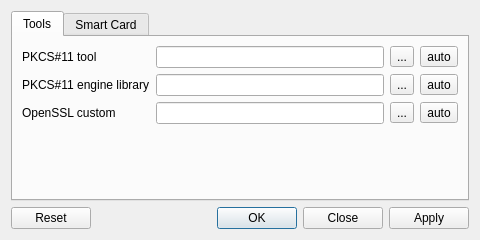
<?xml version="1.0" encoding="UTF-8"?>
<ui version="4.0">
 <class>ConfigDialog</class>
 <widget class="QDialog" name="ConfigDialog">
  <property name="geometry">
   <rect>
    <x>0</x>
    <y>0</y>
    <width>480</width>
    <height>240</height>
   </rect>
  </property>
  <property name="windowTitle">
   <string>Configuration</string>
  </property>
  <property name="modal">
   <bool>true</bool>
  </property>
  <layout class="QGridLayout" name="gridLayout" rowstretch="1,0" columnstretch="0">
   <item row="1" column="0">
    <widget class="QDialogButtonBox" name="buttonBox">
     <property name="standardButtons">
      <set>QDialogButtonBox::Apply|QDialogButtonBox::Close|QDialogButtonBox::Ok|QDialogButtonBox::Reset</set>
     </property>
    </widget>
   </item>
   <item row="0" column="0">
    <widget class="QTabWidget" name="tabWidget">
     <property name="currentIndex">
      <number>0</number>
     </property>
     <widget class="QWidget" name="toolsTab">
      <attribute name="title">
       <string>Tools</string>
      </attribute>
      <layout class="QGridLayout" name="gridLayout_3" rowstretch="0,0,0,1" columnstretch="0,1,0,0">
       <item row="1" column="0">
        <widget class="QLabel" name="pkcsEngineLibLabel">
         <property name="text">
          <string>PKCS#11 engine library</string>
         </property>
        </widget>
       </item>
       <item row="1" column="3">
        <widget class="QToolButton" name="pkcsEngineLibAuto">
         <property name="text">
          <string>auto</string>
         </property>
         <property name="icon">
          <iconset resource="../resources.qrc">
           <normaloff>:/buttons/refresh</normaloff>:/buttons/refresh</iconset>
         </property>
        </widget>
       </item>
       <item row="1" column="1">
        <widget class="QLineEdit" name="pkcsEngineLibValue">
         <property name="readOnly">
          <bool>true</bool>
         </property>
        </widget>
       </item>
       <item row="3" column="1">
        <spacer name="verticalSpacer_2">
         <property name="orientation">
          <enum>Qt::Vertical</enum>
         </property>
         <property name="sizeHint" stdset="0">
          <size>
           <width>20</width>
           <height>40</height>
          </size>
         </property>
        </spacer>
       </item>
       <item row="0" column="0">
        <widget class="QLabel" name="pkcsToolBinLabel">
         <property name="text">
          <string>PKCS#11 tool</string>
         </property>
        </widget>
       </item>
       <item row="1" column="2">
        <widget class="QToolButton" name="pkcsEngineLibBrowse">
         <property name="text">
          <string>...</string>
         </property>
        </widget>
       </item>
       <item row="0" column="1">
        <widget class="QLineEdit" name="pkcsToolBinValue">
         <property name="readOnly">
          <bool>true</bool>
         </property>
        </widget>
       </item>
       <item row="0" column="2">
        <widget class="QToolButton" name="pkcsToolBinBrowse">
         <property name="text">
          <string>...</string>
         </property>
        </widget>
       </item>
       <item row="0" column="3">
        <widget class="QToolButton" name="pkcsToolBinAuto">
         <property name="text">
          <string>auto</string>
         </property>
         <property name="icon">
          <iconset resource="../resources.qrc">
           <normaloff>:/buttons/refresh</normaloff>:/buttons/refresh</iconset>
         </property>
        </widget>
       </item>
       <item row="2" column="0">
        <widget class="QLabel" name="opensslBinLabel">
         <property name="text">
          <string>OpenSSL custom</string>
         </property>
        </widget>
       </item>
       <item row="2" column="1">
        <widget class="QLineEdit" name="opensslBinValue">
         <property name="readOnly">
          <bool>true</bool>
         </property>
        </widget>
       </item>
       <item row="2" column="2">
        <widget class="QToolButton" name="opensslBinBrowse">
         <property name="text">
          <string>...</string>
         </property>
        </widget>
       </item>
       <item row="2" column="3">
        <widget class="QToolButton" name="opensslBinAuto">
         <property name="text">
          <string>auto</string>
         </property>
         <property name="icon">
          <iconset resource="../resources.qrc">
           <normaloff>:/buttons/refresh</normaloff>:/buttons/refresh</iconset>
         </property>
        </widget>
       </item>
      </layout>
     </widget>
     <widget class="QWidget" name="smartcardTab">
      <attribute name="title">
       <string>Smart Card</string>
      </attribute>
      <layout class="QGridLayout" name="gridLayout_2" rowstretch="0,1" columnstretch="0,1,0,0">
       <item row="0" column="0">
        <widget class="QLabel" name="smartcardLibLabel">
         <property name="text">
          <string>Smart Card library</string>
         </property>
        </widget>
       </item>
       <item row="0" column="1">
        <widget class="QLineEdit" name="smartcardLibValue">
         <property name="readOnly">
          <bool>true</bool>
         </property>
        </widget>
       </item>
       <item row="0" column="2">
        <widget class="QToolButton" name="smartcardLibBrowse">
         <property name="text">
          <string>...</string>
         </property>
        </widget>
       </item>
       <item row="0" column="3">
        <widget class="QToolButton" name="smartcardLibAuto">
         <property name="text">
          <string>auto</string>
         </property>
         <property name="icon">
          <iconset resource="../resources.qrc">
           <normaloff>:/buttons/refresh</normaloff>:/buttons/refresh</iconset>
         </property>
        </widget>
       </item>
       <item row="1" column="1">
        <spacer name="verticalSpacer">
         <property name="orientation">
          <enum>Qt::Vertical</enum>
         </property>
         <property name="sizeHint" stdset="0">
          <size>
           <width>20</width>
           <height>40</height>
          </size>
         </property>
        </spacer>
       </item>
      </layout>
     </widget>
    </widget>
   </item>
  </layout>
 </widget>
 <resources>
  <include location="../resources.qrc"/>
 </resources>
 <connections/>
</ui>
